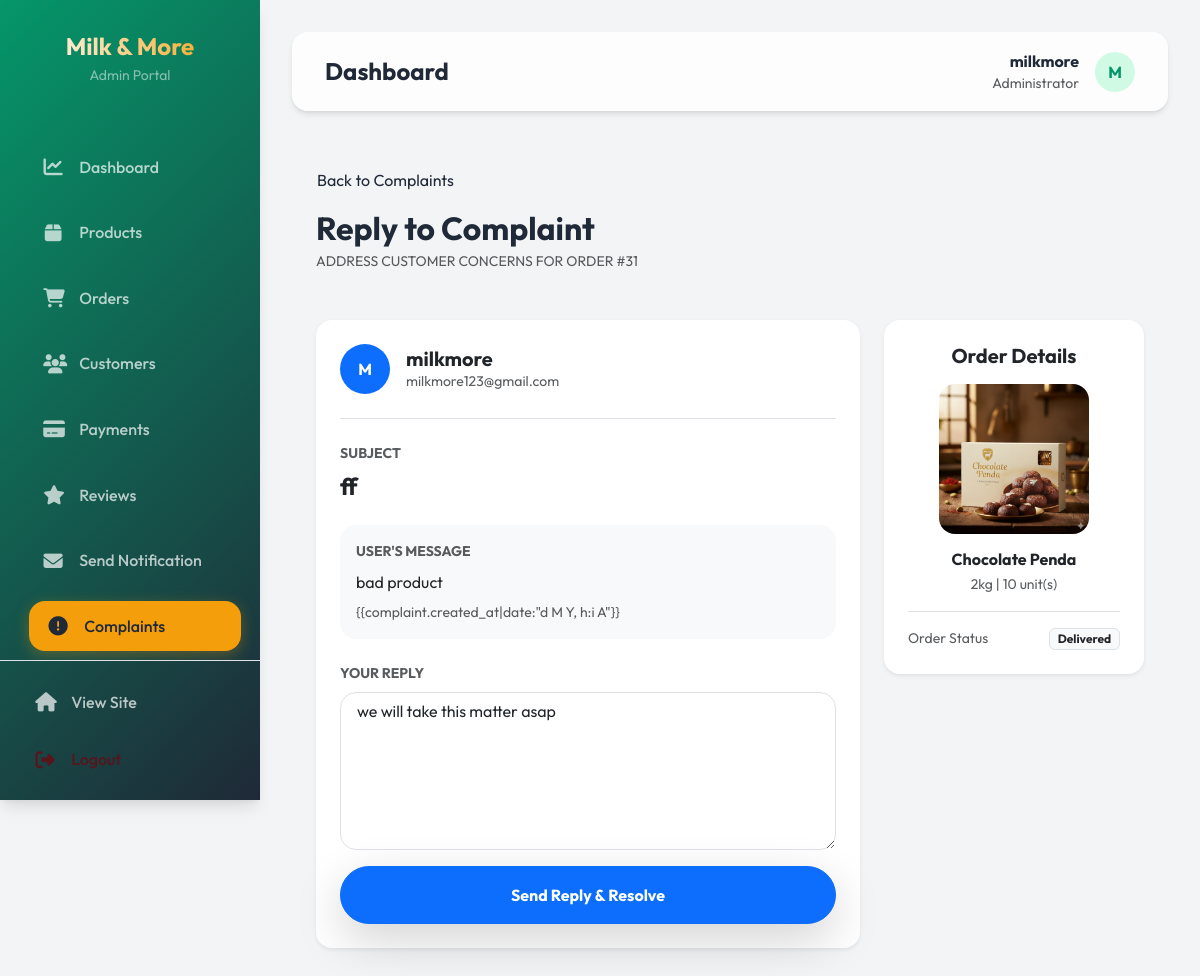
The page /admin-reply-complaint/2/ (signed in) on the database its author committed.
### app/models.py (models this page shows, shortened)
class Complaint(models.Model):
    user = models.ForeignKey(User, on_delete=models.CASCADE)
    order = models.ForeignKey(OrderPlaced, on_delete=models.CASCADE, related_name='complaints')
    subject = models.CharField(max_length=200)
    message = models.TextField()
    reply = models.TextField(null=True, blank=True)
    status = models.CharField(max_length=20, choices=[('Pending', 'Pending'), ('Resolved', 'Resolved')], default='Pending')
    created_at = models.DateTimeField(auto_now_add=True)
    updated_at = models.DateTimeField(auto_now=True)

class OrderPlaced(models.Model):
    user = models.ForeignKey(User,on_delete=models.CASCADE)
    customer = models.ForeignKey(Customer,on_delete=models.CASCADE)
    product = models.ForeignKey(Product,on_delete=models.CASCADE)
    quantity = models.PositiveIntegerField(default=1)
    size = models.CharField(max_length=50, default="500gm")
    price = models.FloatField(default=0.0)
    ordered_date =models.DateTimeField(auto_now_add=True)
    status = models.CharField(max_length=50,choices=STATUS_CHOICES,default='Pending')
    payment = models.ForeignKey(Payment,on_delete=models.CASCADE,default="")
    cust_id = models.PositiveSmallIntegerField()
    delivery_person = models.ForeignKey(DeliveryPerson, on_delete=models.SET_NULL, null=True, blank=True)
    delivery_notes = models.TextField(null=True, blank=True)
    delivery_otp = models.CharField(max_length=6, null=True, blank=True)

class Product(models.Model):
    title = models.CharField( max_length=100)
    selling_price = models.FloatField()
    discounted_price = models.FloatField()
    description = models.TextField()
    composition = models.TextField()
    prodapp = models.TextField(default='')
    category = models.CharField(choices=CATEGORY_CHOICES, max_length=2)
    product_image = models.ImageField(upload_to='product',null=True)
    quantity = models.FloatField(default=10) # Available stock in kg/liters
    expiry_date = models.DateField(null=True, blank=True)

### app/views.py (the view, shortened to what this page needs)
# urls.py: path("admin-reply-complaint/<int:pk>/", admin_reply_complaint, name="admin-reply-complaint"),
@user_passes_test(is_admin)
def admin_reply_complaint(request, pk):
    complaint = Complaint.objects.get(pk=pk)
    return render(request, 'admin_panel/reply_complaint.html', locals())

### app/context_processors.py (called while the page is built, shortened)
def regional_restriction(request):
    is_delivery = hasattr(request.user, 'deliveryperson')
    return {
        'is_in_ahmedabad': True, # Default to True for guests/staff to avoid blocking
        'has_any_address': False,
        'show_restricted_overlay': False
    }

### app/views.py (called while the page is built)
def is_admin(user):
    return user.is_superuser or user.is_staff

### Dairy-webapp-main/app/templates/admin_panel/reply_complaint.html (shortened to what this page needs)
{% extends 'admin_panel/base.html' %}
{% load static %}
{% block content %}
<div class="p-4 overflow-y-auto w-100 h-100">
    <div class="mb-5">
        <a href="{% url 'admin-complaints' %}" class="btn btn-link text-decoration-none p-0 mb-3"
            style="color: var(--primary);">
             Back to Complaints
        </a>
        <h1 class="h2 fw-bold mb-1" style="color: var(--primary);">Reply to Complaint</h1>
        <p class="text-muted small text-uppercase letter-spacing-1">Address customer concerns for Order
            #{{complaint.order.id}}</p>
    </div>
    <div class="row">
        <div class="col-lg-8">
            <div class="card border-0 shadow-sm rounded-4 mb-4">
                <div class="card-body p-4">
                    <div class="d-flex align-items-center mb-4 pb-4 border-bottom">
                        <div class="bg-primary text-white rounded-circle d-flex align-items-center justify-content-center fw-bold me-3"
                            style="width: 50px; height: 50px;">
                            {{complaint.user.username|slice:":1"|upper}}
                        </div>
                        <div>
                            <h5 class="fw-bold mb-0">{{complaint.user.username}}</h5>
                            <p class="text-muted small mb-0">{{complaint.user.email}}</p>
                        </div>
                    </div>
                    <div class="mb-4">
                        <label
                            class="small text-muted text-uppercase fw-bold letter-spacing-1 d-block mb-2">Subject</label>
                        <h4 class="fw-bold">{{complaint.subject}}</h4>
                    </div>
                    <div class="mb-4 p-3 bg-light rounded-4">
                        <label class="small text-muted text-uppercase fw-bold letter-spacing-1 d-block mb-2">User's
                            Message</label>
                        <p class="mb-0">{{complaint.message}}</p>
                        <p class="text-muted small mt-2 mb-0"> {{complaint.created_at|date:"d
                            M Y, h:i A"}}</p>
                    </div>
                    <form action="" method="post">
                        <div class="mb-3">
                            <label for="reply"
                                class="small text-muted text-uppercase fw-bold letter-spacing-1 d-block mb-2">Your
                                Reply</label>
                            <textarea name="reply" id="reply" rows="6" class="form-control rounded-4 px-3" required
                                placeholder="Type your response here...">{{complaint.reply|default:''}}</textarea>
                        </div>
                        <div class="d-grid">
                            <button type="submit"
                                class="btn btn-primary rounded-pill py-3 fw-bold text-white shadow-lg">Send Reply &
                                Resolve</button>
                        </div>
                    </form>
                </div>
            </div>
        </div>
        <div class="col-lg-4">
            <div class="card border-0 shadow-sm rounded-4">
                <div class="card-body p-4 text-center">
                    <h5 class="fw-bold mb-3">Order Details</h5>
                    <img src="{{complaint.order.product.product_image.url}}" class="img-fluid rounded-4 mb-3"
                        style="max-height: 150px;" alt="{{complaint.order.product.title}}">
                    <h6 class="fw-bold mb-1">{{complaint.order.product.title}}</h6>
                    <p class="text-muted small mb-3">{{complaint.order.size}} | {{complaint.order.quantity}} unit(s)</p>
                    <div class="d-flex justify-content-between align-items-center border-top pt-3">
                        <span class="text-muted small">Order Status</span>
                        <span class="badge bg-light text-dark border">{{complaint.order.status}}</span>
                    </div>
                </div>
            </div>
        </div>
    </div>
</div>
{% endblock content %}

### Dairy-webapp-main/app/templates/admin_panel/base.html (shortened to what this page needs)
{% load static %}
<!DOCTYPE html>
<html lang="en">
<head>
    <link rel="stylesheet" href="https://cdnjs.cloudflare.com/ajax/libs/font-awesome/6.4.0/css/all.min.css">
    <link href="https://cdn.jsdelivr.net/npm/bootstrap@5.3.0/dist/css/bootstrap.min.css" rel="stylesheet">
</head>
<body>
    <div class="sidebar">
        <div class="sidebar-header">
            <h3>Milk & More</h3>
            <p class="text-white-50 small mt-1">Admin Portal</p>
        </div>
        <div class="nav-links-wrapper">
            <ul class="nav-links" style="margin-top: 0;">
                <li class="nav-item">
                    <a href="{% url 'admin-dashboard' %}"
                        class="nav-link {% if request.resolver_match.url_name == 'admin-dashboard' %}active{% endif %}">
                        <i class="fa-solid fa-chart-line"></i> Dashboard
                    </a>
                </li>
                <li class="nav-item">
                    <a href="{% url 'admin-products' %}"
                        class="nav-link {% if 'product' in request.resolver_match.url_name %}active{% endif %}">
                        <i class="fa-solid fa-box"></i> Products
                    </a>
                </li>
                <li class="nav-item">
                    <a href="{% url 'admin-orders' %}"
                        class="nav-link {% if 'order' in request.resolver_match.url_name and 'delivery-person' not in request.resolver_match.url_name %}active{% endif %}">
                        <i class="fa-solid fa-cart-shopping"></i> Orders
                    </a>
                </li>
                <li class="nav-item">
                    <a href="{% url 'admin-customers' %}"
                        class="nav-link {% if 'customer' in request.resolver_match.url_name %}active{% endif %}">
                        <i class="fa-solid fa-users"></i> Customers
                    </a>
                </li>
                <li class="nav-item">
                    <a href="{% url 'admin-payments' %}"
                        class="nav-link {% if 'payment' in request.resolver_match.url_name %}active{% endif %}">
                        <i class="fa-solid fa-credit-card"></i> Payments
                    </a>
                </li>
                <li class="nav-item">
                    <a href="{% url 'admin-reviews' %}"
                        class="nav-link {% if 'review' in request.resolver_match.url_name %}active{% endif %}">
                        <i class="fa-solid fa-star"></i> Reviews
                    </a>
                </li>
                <li class="nav-item">
                    <a href="{% url 'admin-send-notification' %}"
                        class="nav-link {% if request.resolver_match.url_name == 'admin-send-notification' %}active{% endif %}">
                        <i class="fa-solid fa-envelope"></i> Send Notification
                    </a>
                </li>
                <li class="nav-item">
                    <a href="{% url 'admin-complaints' %}"
                        class="nav-link {% if 'complaint' in request.resolver_match.url_name %}active{% endif %}">
                        <i class="fa-solid fa-circle-exclamation"></i> Complaints
                    </a>
                </li>
                <li class="nav-item">
                </li>
            </ul>
        </div>
        <div class="sidebar-footer p-3 border-top border-white-25">
            <ul class="nav-links m-0">
                <li class="nav-item p-0">
                    <a href="{% url 'home' %}" class="nav-link">
                        <i class="fa-solid fa-house"></i> View Site
                    </a>
                </li>
                <li class="nav-item p-0 mt-2">
                    <a href="{% url 'logout' %}" class="nav-link text-danger-emphasis">
                        <i class="fa-solid fa-right-from-bracket"></i> Logout
                    </a>
                </li>
            </ul>
        </div>
    </div>
    <div class="main-content">
        <header class="top-header animate-fade-in">
            <div class="page-info">
                <h4 class="mb-0 fw-bold">{% block page_title %}Dashboard{% endblock %}</h4>
            </div>
            <div class="user-profile">
                <div class="text-end d-none d-md-block">
                    <p class="mb-0 fw-bold">{{ request.user.username }}</p>
                    <p class="mb-0 small text-muted">Administrator</p>
                </div>
                <div class="user-avatar text-uppercase">
                    {{ request.user.username|slice:":1" }}
                </div>
            </div>
        </header>
        <div class="animate-fade-in" style="animation-delay: 0.1s;">
            {% block content %}{% endblock %}
        </div>
    </div>
</body>
</html>

### Dairy-webapp-main/app/templates/admin_panel/base.html (style rules this page uses)
:root { --emerald: #10b981; --emerald-dark: #059669; --emerald-light: #d1fae5; --gold: #f59e0b; --gold-dark: #d97706; --dark: #1f2937; --light: #f9fafb; --white: #ffffff; --glass: rgba(255, 255, 255, 0.8); --shadow-sm: 0 1px 2px 0 rgba(0, 0, 0, 0.05); --shadow: 0 4px 6px -1px rgba(0, 0, 0, 0.1), 0 2px 4px -1px rgba(0, 0, 0, 0.06); --shadow-lg: 0 10px 15px -3px rgba(0, 0, 0, 0.1), 0 4px 6px -2px rgba(0, 0, 0, 0.05); --radius: 16px; }
body { font-family: 'Outfit', sans-serif; background-color: #f3f4f6; color: var(--dark); margin: 0; padding: 0; overflow-x: hidden; }
.sidebar { width: 260px; height: 100vh; position: fixed; left: 0; top: 0; background: linear-gradient(135deg, var(--emerald-dark), var(--dark)); color: white; transition: all 0.3s ease; z-index: 1000; box-shadow: var(--shadow-lg); display: flex; flex-direction: column; }
.sidebar-header { padding: 2rem 1.5rem; text-align: center; flex-shrink: 0; }
.nav-links-wrapper { flex-grow: 1; overflow-y: auto; padding-bottom: 2rem; }
.nav-links-wrapper { -ms-overflow-style: none; scrollbar-width: none; }
.sidebar-header h3 { font-weight: 700; font-size: 1.5rem; margin: 0; background: linear-gradient(to right, #fff, var(--gold)); -webkit-background-clip: text; background-clip: text; -webkit-text-fill-color: transparent; }
.nav-links { list-style: none; padding: 0; margin-top: 2rem; }
.nav-item { padding: 0.5rem 1.5rem; }
.nav-link { color: rgba(255, 255, 255, 0.7); text-decoration: none; display: flex; align-items: center; padding: 0.8rem 1.2rem; border-radius: var(--radius); transition: all 0.3s ease; font-weight: 500; }
.nav-link i { margin-right: 1rem; font-size: 1.2rem; width: 20px; text-align: center; }
.nav-link:hover, .nav-link.active { color: white; background: rgba(255, 255, 255, 0.1); transform: translateX(5px); }
.nav-link.active { background: var(--gold); color: var(--dark); box-shadow: 0 4px 15px rgba(245, 158, 11, 0.3); }
.main-content { margin-left: 260px; padding: 2rem; transition: all 0.3s ease; min-height: 100vh; }
.top-header { display: flex; justify-content: space-between; align-items: center; margin-bottom: 2rem; background: var(--glass); backdrop-filter: blur(10px); padding: 1rem 2rem; border-radius: var(--radius); box-shadow: var(--shadow); border: 1px solid rgba(255, 255, 255, 0.3); }
.user-profile { display: flex; align-items: center; gap: 1rem; }
.user-avatar { width: 40px; height: 40px; border-radius: 50%; background: var(--emerald-light); display: flex; align-items: center; justify-content: center; color: var(--emerald-dark); font-weight: 700; }
.animate-fade-in { animation: fadeIn 0.5s ease forwards; }

### rows shown on the page
Complaint: order.id "31", user.username "M", user.username "milkmore", user.email "milkmore123@gmail.com", subject "ff", message "bad product", reply "we will take this matter asap", order.product.product_image (picture), order.product "Chocolate Penda", order.size "2kg", order.quantity "10", order.status "Delivered"

### other values the page prints
{{ request.user.username }} "milkmore"
{{ request.user.username|slice:":1" }} "M"
